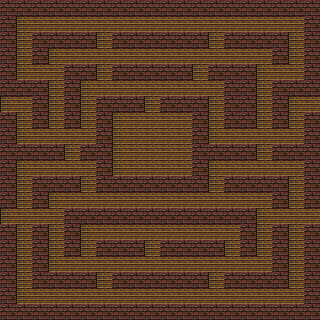

A 2D game scene composited from a Tiled map and its tileset images. What follows is a short description and the map's XML, with every tile layer's data as written:
An orthogonal 20x20 tile map with 16x16 px tiles, 2 tile layers (path_layer, wall_layer).

<map version="1.2" tiledversion="1.2.5" orientation="orthogonal" renderorder="right-down" width="20" height="20" tilewidth="16" tileheight="16" infinite="0" nextlayerid="3" nextobjectid="1">
 <tileset firstgid="1" name="tiles" tilewidth="18" tileheight="16" tilecount="2" columns="0">
  <grid orientation="orthogonal" width="1" height="1" />
  <tile id="0">
   <image width="18" height="16" source="dungeon_floor.png" />
  </tile>
  <tile id="1">
   <image width="16" height="16" source="red_dungeon_wall.png" />
  </tile>
 </tileset>
 <layer id="1" name="path_layer" width="20" height="20">
  <data encoding="csv">
0,0,0,0,0,0,0,0,0,0,0,0,0,0,0,0,0,0,0,0,
0,1,1,1,1,1,1,1,1,1,1,1,1,1,1,1,1,1,1,0,
0,1,0,0,0,0,1,0,0,0,0,0,0,1,0,0,0,0,1,0,
0,1,0,1,1,1,1,1,1,1,1,1,1,1,1,1,1,0,1,0,
0,1,1,1,0,0,1,0,0,0,0,0,1,0,0,0,1,1,1,0,
0,0,0,1,0,1,1,1,1,1,1,1,1,1,0,0,1,0,0,0,
1,1,0,1,0,1,0,0,0,1,0,0,0,1,0,0,1,0,1,1,
0,1,0,1,0,1,0,1,1,1,1,1,0,1,0,0,1,0,1,0,
0,1,1,1,1,1,0,1,1,1,1,1,0,1,1,1,1,1,1,0,
0,0,0,0,1,0,0,1,1,1,1,1,0,0,0,0,1,0,0,0,
0,1,1,1,1,1,0,1,1,1,1,1,0,1,1,1,1,1,1,0,
0,1,0,0,0,1,0,0,0,0,0,0,0,1,0,0,0,0,1,0,
0,1,0,1,1,1,1,1,1,1,1,1,1,1,1,1,1,0,1,0,
1,1,1,1,0,0,0,0,0,0,0,0,0,0,0,0,1,1,1,1,
0,1,0,1,0,1,1,1,1,1,1,1,1,1,1,0,1,0,1,0,
0,1,0,1,0,1,0,0,0,1,0,0,0,0,1,0,1,0,1,0,
0,1,0,1,1,1,1,1,1,1,1,1,1,1,1,1,1,0,1,0,
0,1,0,0,0,0,1,0,0,0,0,0,0,1,0,0,0,0,1,0,
0,1,1,1,1,1,1,1,1,1,1,1,1,1,1,1,1,1,1,0,
0,0,0,0,0,0,0,0,0,0,0,0,0,0,0,0,0,0,0,0
</data>
 </layer>
 <layer id="2" name="wall_layer" width="20" height="20">
  <data encoding="csv">
2,2,2,2,2,2,2,2,2,2,2,2,2,2,2,2,2,2,2,2,
2,0,0,0,0,0,0,0,0,0,0,0,0,0,0,0,0,0,0,2,
2,0,2,2,2,2,0,2,2,2,2,2,2,0,2,2,2,2,0,2,
2,0,2,0,0,0,0,0,0,0,0,0,0,0,0,0,0,2,0,2,
2,0,0,0,2,2,0,2,2,2,2,2,0,2,2,2,0,0,0,2,
2,2,2,0,2,0,0,0,0,0,0,0,0,0,2,2,0,2,2,2,
0,0,2,0,2,0,2,2,2,0,2,2,2,0,2,2,0,2,0,0,
2,0,2,0,2,0,2,0,0,0,0,0,2,0,2,2,0,2,0,2,
2,0,0,0,0,0,2,0,0,0,0,0,2,0,0,0,0,0,0,2,
2,2,2,2,0,2,2,0,0,0,0,0,2,2,2,2,0,2,2,2,
2,0,0,0,0,0,2,0,0,0,0,0,2,0,0,0,0,0,0,2,
2,0,2,2,2,0,2,2,2,2,2,2,2,0,2,2,2,2,0,2,
2,0,2,0,0,0,0,0,0,0,0,0,0,0,0,0,0,2,0,2,
0,0,0,0,2,2,2,2,2,2,2,2,2,2,2,2,0,0,0,0,
2,0,2,0,2,0,0,0,0,0,0,0,0,0,0,2,0,2,0,2,
2,0,2,0,2,0,2,2,2,0,2,2,2,2,0,2,0,2,0,2,
2,0,2,0,0,0,0,0,0,0,0,0,0,0,0,0,0,2,0,2,
2,0,2,2,2,2,0,2,2,2,2,2,2,0,2,2,2,2,0,2,
2,0,0,0,0,0,0,0,0,0,0,0,0,0,0,0,0,0,0,2,
2,2,2,2,2,2,2,2,2,2,2,2,2,2,2,2,2,2,2,2
</data>
 </layer>
</map>